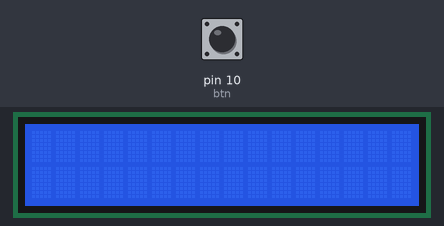
Simulated run of this sketch. Board: Arduino Uno, built with avr-gcc and run on an emulated ATmega328P. On the bench: 16×2 character LCD. Inputs (shaded band) come from the test bench; at power-on: pin 10 (btn) HIGH.

Above: at 1.2 s.
1.3 s: pin 10 (btn) pulled LOW for 0.15 s
At 2.0 s:
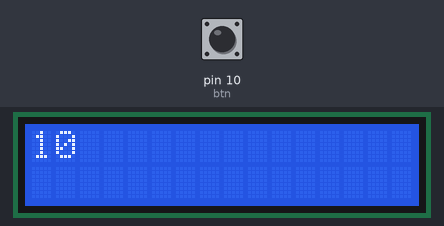
At 12.5 s:
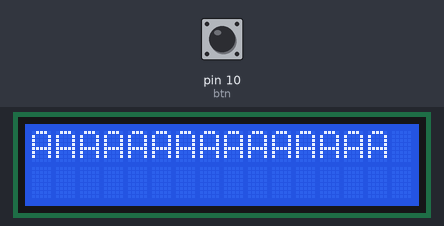
Timing chart, 0 to 12.8 s (numbered marks = the images above; inputs shaded):
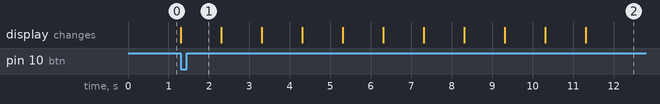

Measured:
- after the input at 1.3 s, the display: changes at once (image 1)

The sketch:

contador_btn_lcd.ino
```cpp
#include <LiquidCrystal.h>

const int rs = 12, e = 11, d4 = 5, d5 = 4, d6 = 3, d7 = 2;
const int btn = 10;

LiquidCrystal lcd(rs, e, d4, d5, d6, d7);
unsigned long start = millis();
int count;
bool flag = false;

void setup() {
  lcd.begin(16, 2);
  pinMode(btn, INPUT_PULLUP);
}

void loop() {
  int value = digitalRead(btn);

  lcd.setCursor(0, 0);

  if(value == LOW && flag == false) {
    flag = true;
    count = 10;
    start = millis();
    lcd.clear();
  }
  if(flag == true) {
    // conta até 1s
    if((millis() - start) > 1000) {
      start = millis();
      lcd.clear();
      count--;
    }
    lcd.print(count);
  }
  if(count == 0 && flag == true) {
    flag = false;
    lcd.clear();
    lcd.print("AAAAAAAAAAAAAAA");
  }

}
```
